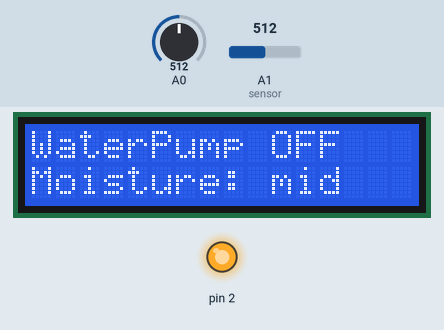
A sketch run on a simulated Arduino Uno, built with avr-gcc and run on an emulated ATmega328P. Parts: 16×2 character LCD, output pins drawn as LEDs (lit = HIGH). The test bench sets the inputs (shaded band); at power-on: A0 = 512, A1 (sensor) = 512. What the sketch prints to the serial monitor is not drawn.

Above: at 5.2 s.
5.3 s: A0 set to 932
6.8 s: A0 set to 963
At 7.5 s:
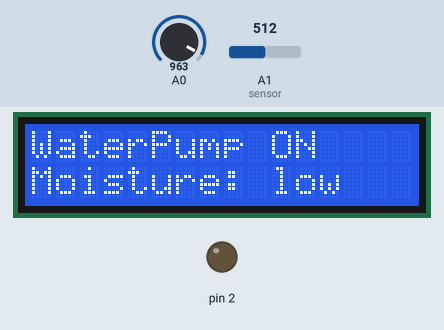
8.3 s: A0 set to 290
At 11.11 s:
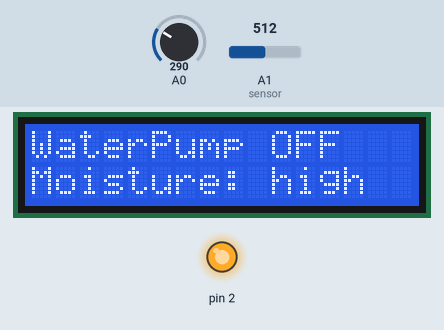
11.3 s: A0 set to 314
At 12.1 s:
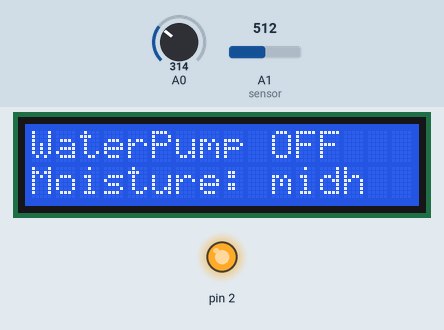
12.8 s: A0 set to 960
At 13.8 s:
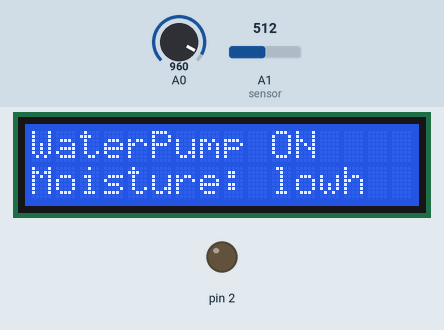
14.3 s: A0 set to 940
At 17.2 s:
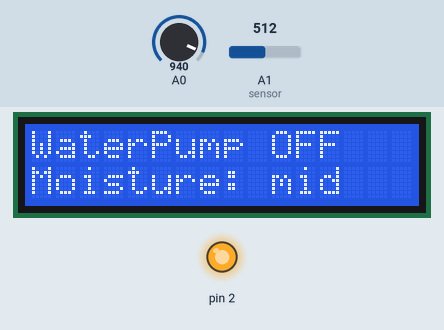
Timing chart, 0 to 18.3 s (numbered marks = the images above; inputs shaded):
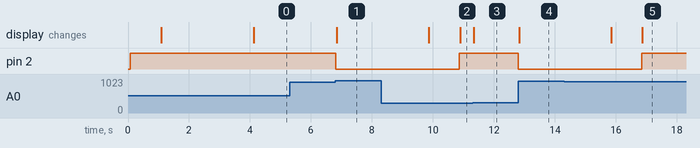

Measured:
- the behaviour switches between 950 and 951 on A0 (found by bisection; images 0 and 1)
- the behaviour switches between 300 and 301 on A0 (found by bisection; images 2 and 3)
- after the input at 5.3 s, every drawn part: stays the same
- after the input at 6.8 s, pin 2: HIGH → LOW at once; the display: changes after 0.05 s (image 1)
- after the input at 8.3 s, pin 2: LOW → HIGH after 2.6 s; the display: first differs from a run without the input after 2.6 s (image 2)
- after the input at 11.3 s, the display: changes after 0.05 s (image 3)
- after the input at 12.8 s, pin 2: HIGH → LOW at once; the display: changes at once (image 4)
- after the input at 14.3 s, pin 2: LOW → HIGH after 2.5 s; the display: first differs from a run without the input after 2.6 s (image 5)

The sketch:

code.ino
```cpp
#include <LiquidCrystal_I2C.h>
LiquidCrystal_I2C lcd(0x27, 16, 2);

void setup() {
  Serial.begin(9600);
  lcd.init();
  lcd.backlight();
  lcd.clear();
  pinMode(2, OUTPUT);
  digitalWrite(2, HIGH);
  delay(1000);
  lcd.setCursor(0, 0);
  lcd.print("Irrigation");
  lcd.setCursor(0, 1);
  lcd.print("System is on");
  lcd.print("");
  delay(3000);
  lcd.clear();
}

void loop() {
  int moistureValue = analogRead(A0);
  int flowSensorValue = analogRead(A1); // Assuming water flow sensor is connected to A1

  Serial.print("Moisture: ");
  Serial.println(moistureValue);

  if (moistureValue > 950) {
    digitalWrite(2, LOW);
    lcd.setCursor(0, 0);
    lcd.print("WaterPump ON ");
    lcd.setCursor(0,0);
    Serial.print("Flow Sensor: ");
    Serial.println(flowSensorValue);
  } else {
    digitalWrite(2, HIGH);
    lcd.setCursor(0, 0);
    lcd.print("WaterPump OFF");
  }

  if (moistureValue < 300) {
    lcd.setCursor(0, 1);
    lcd.print("Moisture: high"); // Clear enough space for the value
  } else if (moistureValue > 300 && moistureValue < 950) {
    lcd.setCursor(0, 1);
    lcd.print("Moisture: mid"); // Clear enough space for the value
  } else if (moistureValue > 950) {
    lcd.setCursor(0, 1);
    lcd.print("Moisture: low"); // Clear enough space for the value
    delay(3000); // Delay to display "Moisture: LOW" message
    lcd.clear(); // Clear the screen
    lcd.setCursor(0, 0); // Set cursor to beginning of the first line
    lcd.print("Flow: "); // Print "Flow: " message
    lcd.print(flowSensorValue);
    lcd.print("mL/s"); // Display water flow sensor value
    delay(1000); // Adjust delay as needed
  }
}
```
